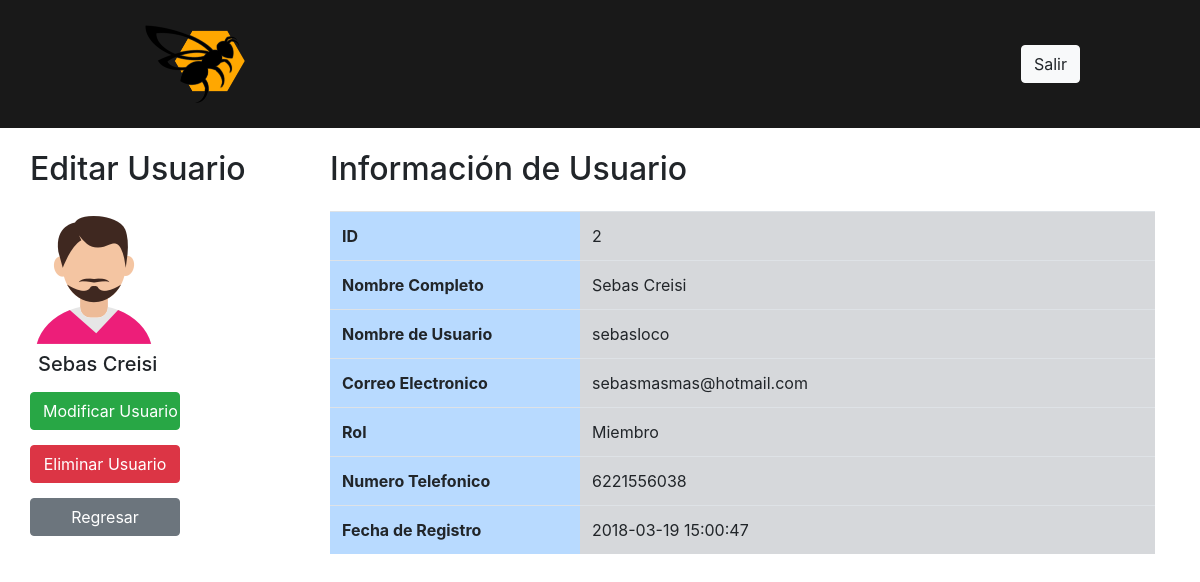
The page /info_usuario_admin.php?id=2 (signed in) on the database as committed earlier.
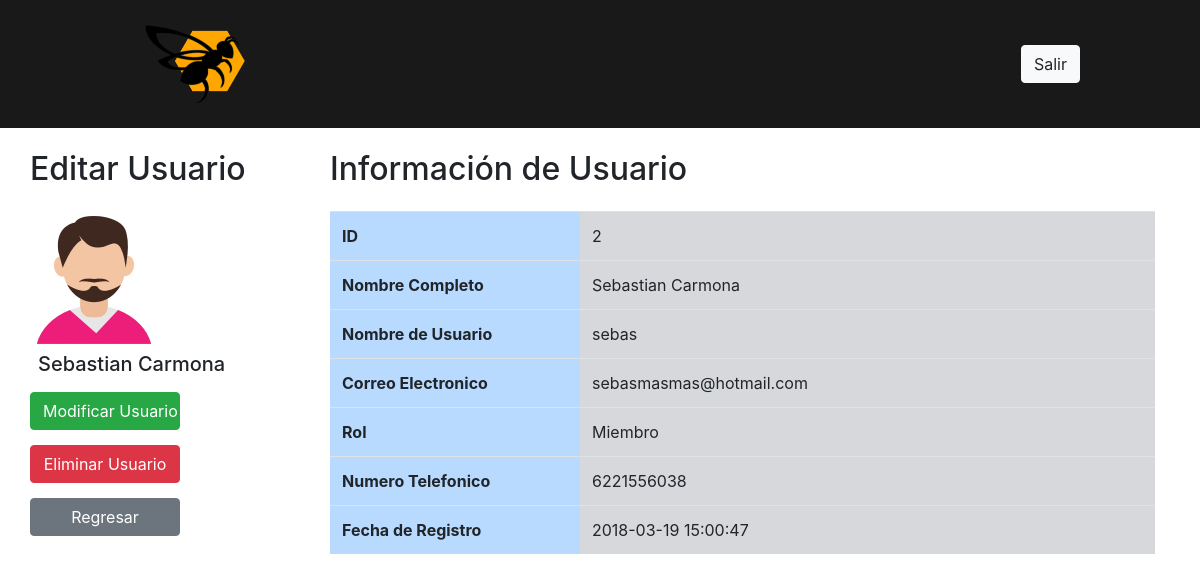
The same page on the database as committed later.
### tables this page shows
CREATE TABLE `user` (
  `id` int(11) NOT NULL,
  `fullname` varchar(500) NOT NULL,
  `username` varchar(100) NOT NULL,
  `email` varchar(255) NOT NULL,
  `password` varchar(255) NOT NULL,
  `rol` enum('Miembro','Administrador','Repartidor') NOT NULL DEFAULT 'Miembro',
  `phonenumber` varchar(100) DEFAULT NULL,
  `created_at` datetime NOT NULL
);

### info_usuario_admin.php (the view, shortened to what this page needs)
<?php
include "php/conexion.php";
$sql= "select * from user where id = \"$_GET[id]\"";
$query = $con->query($sql);
?>
<!DOCTYPE html>
<html lang="en">
<head>
    <link rel="stylesheet" href="https://maxcdn.bootstrapcdn.com/bootstrap/4.0.0/css/bootstrap.min.css">
</head>
<body>
    <?php include('./includes/header.php'); ?>
    <?php
    while($datos=$query->fetch_array()){
        $id = $datos["id"];
        $nombreCompleto = $datos["fullname"];
        $nombreUsuario = $datos["username"];
        $email = $datos["email"];
        $rol = $datos["rol"];
        $numeroTelefono = $datos["phonenumber"];
        $fechaRegistro = $datos["created_at"];
    }
    ?>
<div class="container">
    <div class="row">
        <div class="col-3">
            <div class="row">
                <h2 style="padding-top:150px">Editar Usuario</h2>
            </div>
            <div class="row">
                <img style="padding-top:20px" src="./img/user_man.png" alt="Imagen de Usuario">
            </div>
            <div class="row">
                <p class="h5 p-2"><?php echo $nombreCompleto?></p>
            </div>
            <div class="row">
                <a href="editar_usuario_admin.php?id=<?php echo $_GET["id"]?>"><button style="width:150px" type="button" class="btn btn-success">Modificar Usuario</button></a>
            </div>
            <div class="row" style="padding-top:15px">
                <a href="eliminar_usuario_admin.php?id=<?php echo $_GET["id"]?>"><button style="width:150px" type="button" class="btn btn-danger">Eliminar Usuario</button></a>
            </div>
            <div class="row" style="padding-top:15px">
                <a href="./home.php"><button style="width:150px" type="button" class="btn btn-secondary">Regresar</button></a>
            </div>
            </div>
        <div class="col" style="padding-top:150px">
            <h2 style="padding-bottom:15px">Información de Usuario</h2>
            <table class="table">
                <tbody>
                    <tr>
                        <th style="width:250px" class="table-primary" scope="row">ID</th>
                        <td class="table-secondary"><?php echo $id?></td>
                    </tr>
                    <tr>
                        <th class="table-primary"scope="row">Nombre Completo</th>
                        <td class="table-secondary"><?php echo $nombreCompleto?></td>
                    </tr>
                    <tr>
                        <th class="table-primary" scope="row">Nombre de Usuario</th>
                        <td class="table-secondary"><?php echo $nombreUsuario?></td>
                    </tr>
                    <tr>
                        <th class="table-primary" scope="row">Correo Electronico</th>
                        <td class="table-secondary"><?php echo $email?></td>
                    </tr>
                    <tr>
                        <th class="table-primary" scope="row">Rol</th>
                        <td class="table-secondary"><?php echo $rol?></td>
                    </tr>
                    <tr>
                        <th class="table-primary" scope="row">Numero Telefonico</th>
                        <td class="table-secondary"><?php echo $numeroTelefono?></td>
                    </tr>
                    <tr>
                        <th class="table-primary" scope="row">Fecha de Registro</th>
                        <td class="table-secondary"><?php echo $fechaRegistro?></td>
                    </tr>
                </tbody>
            </table>
        </div>
    </div>
</div>
</body>
</html>

### includes/header.php
<header style="background: rgba(0,0,0,0.9); width: 100%; position: fixed; z-index: 10;">
    <section style="width: 80%; margin: auto; overflow:hidden">
    <?php if(!isset($_SESSION["user_id"])):?>
        <div class="row">
        <div class="col sm-6">
            <a href="index.php"><img src="img/logo2.png" alt="app"></a>
        </div>
        <div class="col sm-6 text-right" style="padding-top:45px">
            <a href="login.php"><button type="button" class="btn btn-light">Acceder</button></a>
            <a href="registro.php"><button type="button" class="btn btn-light">Registrar</button></a>
        </div>
        </div>
    <?php else:?>
    <div class="row">
        <div class="col sm-6">
            <a href="home.php"><img src="img/logo2.png" alt="app"></a>
        </div>
        <div class="col sm-6 text-right" style="padding-top:45px">
            <a href="./php/logout.php"><button type="button" class="btn btn-light">Salir</button></a>
        </div>
        </div>
    <?php endif;?>
    </section>
</header>

Rows that differ between the two databases and show on the page:
changed user "sebasmasmas@hotmail.com": fullname "Sebas Creisi" → "Sebastian Carmona"; username "sebasloco" → "sebas"
